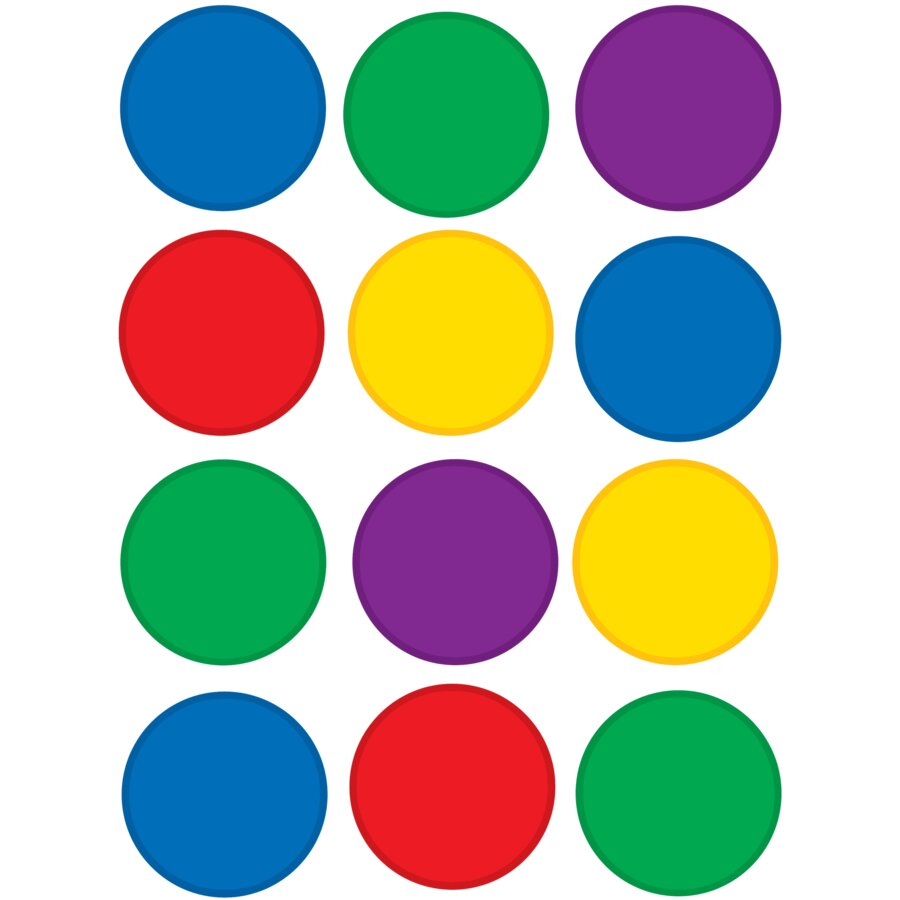
#> input picture img/circles.jpg, 900 x 900 px
$ python main.py
#> lines starting #> are read from the running program, lines starting #| are printed output that depends on the picture; after the words box and inside, x2 and y2 are one past the last pixel; in counts of white or black regions, pixels touching at a corner belong together
import cv2
import numpy as np
import matplotlib.pyplot as plt
from collections import defaultdict

# Try to import scipy for faster processing, fallback if not available
try:
    from scipy.ndimage import maximum_filter
    HAS_SCIPY = True
except ImportError:
    HAS_SCIPY = False
    print("scipy not available, using fallback methods")

def canny_edge_detection(image, low_threshold=50, high_threshold=150, scale_factor=1.0):
    """
    Apply Canny edge detection to the image with optional downscaling for speed
    """
    # Convert to grayscale if needed
    if len(image.shape) == 3:
        gray = cv2.cvtColor(image, cv2.COLOR_BGR2GRAY)
    else:
        gray = image.copy()

    # Optionally downscale for faster processing
    if scale_factor != 1.0:
        new_width = int(gray.shape[1] * scale_factor)
        new_height = int(gray.shape[0] * scale_factor)
        gray = cv2.resize(gray, (new_width, new_height))

    # Apply Gaussian blur to reduce noise
    blurred = cv2.GaussianBlur(gray, (5, 5), 1.4)

    # Apply Canny edge detection
    edges = cv2.Canny(blurred, low_threshold, high_threshold)

    # Scale back up if we downscaled
    if scale_factor != 1.0:
        original_height, original_width = image.shape[:2]
        edges = cv2.resize(edges, (original_width, original_height))

    return edges

def hough_circle_transform(edges, min_radius, max_radius, threshold=100):
    """
    Implement Hough Circle Transform from scratch (optimized version)

    Args:
        edges: Binary edge image
        min_radius: Minimum circle radius to detect
        max_radius: Maximum circle radius to detect
        threshold: Minimum votes needed to consider a circle

    Returns:
        List of detected circles as (x, y, radius, votes)
    """
    height, width = edges.shape

    # Create accumulator space for each radius (use smaller steps for better accuracy)
    radius_step = 1 # Smaller steps for better detection
    radii_to_check = list(range(min_radius, max_radius + 1, radius_step))

    accumulators = {}
    for r in radii_to_check:
        accumulators[r] = np.zeros((height, width), dtype=np.int32)

    # Find edge pixels
    edge_pixels = np.where(edges > 0)
    edge_y, edge_x = edge_pixels

    print(f"Found {len(edge_x)} edge pixels")
    print(f"Checking radii: {radii_to_check}")

    # Pre-calculate angles for efficiency (use more angles for better accuracy)
    num_angles = 48
    angles = np.linspace(0, 2 * np.pi, num_angles, endpoint=False)
    cos_angles = np.cos(angles)
    sin_angles = np.sin(angles)

    # Subsample edge pixels for speed but not too aggressively
    step = max(1, len(edge_x) // 20000)  # Use more edge pixels for better accuracy
    edge_x_sub = edge_x[::step]
    edge_y_sub = edge_y[::step]

    print(f"Using {len(edge_x_sub)} subsampled edge pixels (step={step})")

    # For each edge pixel, vote for possible circle centers
    for x, y in zip(edge_x_sub, edge_y_sub):
        # For each possible radius
        for r in radii_to_check:
            # Calculate possible center coordinates using pre-calculated angles
            center_x = x - r * cos_angles
            center_y = y - r * sin_angles

            # Convert to integers and check bounds
            center_x_int = center_x.astype(int)
            center_y_int = center_y.astype(int)

            # Vectorized bounds checking
            valid_mask = ((center_x_int >= 0) & (center_x_int < width) &
                         (center_y_int >= 0) & (center_y_int < height))

            # Add votes for valid centers
            valid_x = center_x_int[valid_mask]
            valid_y = center_y_int[valid_mask]

            for cx, cy in zip(valid_x, valid_y):
                accumulators[r][cy, cx] += 1


    # Find circles by looking for peaks in accumulator space
    circles = []

    for r in radii_to_check:
        acc = accumulators[r]
        max_votes = np.max(acc)
        print(f"Radius {r}: max votes = {max_votes}")

        # Find peaks above threshold using a more efficient method
        # Apply a simple maximum filter for faster peak detection
        if HAS_SCIPY:
            # Use scipy if available for faster processing
            local_maxima = maximum_filter(acc, size=max(3, r//20)) == acc
            peaks = np.where((acc >= threshold) & local_maxima)
        else:
            # Fallback to manual method if scipy not available
            peaks = np.where(acc >= threshold)

        peak_y, peak_x = peaks

        for x, y in zip(peak_x, peak_y):
            votes = acc[y, x]

            # Quick local maximum check (smaller neighborhood for speed)
            neighborhood_size = max(3, r // 20)

            # Check if this is a local maximum in a smaller neighborhood
            y_min = max(0, y - neighborhood_size)
            y_max = min(height, y + neighborhood_size + 1)
            x_min = max(0, x - neighborhood_size)
            x_max = min(width, x + neighborhood_size + 1)

            local_region = acc[y_min:y_max, x_min:x_max]

            if votes == np.max(local_region):
                circles.append((x, y, r, votes))

    # Sort circles by number of votes (confidence)
    circles.sort(key=lambda c: c[3], reverse=True)

    print(f"Total circles found before filtering: {len(circles)}")
    for i, (x, y, r, votes) in enumerate(circles[:15]):  # Show top 15
        print(f"  Circle {i+1}: Center=({x}, {y}), Radius={r}, Votes={votes}")

    # Remove overlapping circles (non-maximum suppression) - more efficient
    filtered_circles = []
    for circle in circles:
        x, y, r, votes = circle

        # Check if this circle overlaps significantly with any already accepted circle
        is_unique = True
        for existing in filtered_circles:
            ex, ey, er, _ = existing
            distance = np.sqrt((x - ex)**2 + (y - ey)**2)

            # Make non-maximum suppression less aggressive for close circles
            if distance < max(r, er) * 0.5 and abs(r - er) < max(r, er) * 0.3 and (votes < float(threshold * (1.6))):
                is_unique = False
                break

        if is_unique:
            filtered_circles.append(circle)
            print(f"Accepted circle: Center=({x}, {y}), Radius={r}, Votes={votes}")
        else:
            print(f"Rejected circle: Center=({x}, {y}), Radius={r}, Votes={votes} (too close to existing)")

        # Increase limit to detect all circles in your image
        if len(filtered_circles) >= 15:  # Increased from 10 to 15
            break

    return filtered_circles

def draw_circles(image, circles, color=(0, 255, 0), thickness=3):
    """
    Draw detected circles on the image
    """
    result = image.copy()

    for i, (x, y, r, votes) in enumerate(circles):
        # Draw circle
        cv2.circle(result, (x, y), r, color, thickness)
        # Draw center point
        cv2.circle(result, (x, y), 3, (0, 0, 255), -1)
        # Add text with circle info
        text = f"R={r}, V={votes}"
        cv2.putText(result, text, (x - 50, y - r - 10),
                   cv2.FONT_HERSHEY_SIMPLEX, 0.5, (255, 255, 255), 1)

    return result

def main():
    # Load the image
    img_name = "circles.jpg"
    image_path = f"img/{img_name}"
    image = cv2.imread(image_path)
#> image is the input picture: shape (900, 900, 3); mean B, G, R 175.8, 186, 179.5

    if image is None:
        print(f"Error: Could not load image from {image_path}")
        return

    print(f"Loaded image with shape: {image.shape}")
#| Loaded image with shape: (900, 900, 3)

    # Apply edge detection without downscaling to maintain accuracy
    print("Applying edge detection...")
    edges = canny_edge_detection(image, low_threshold=10, high_threshold=140)  # Lower thresholds for better edge detection
#> in canny_edge_detection, `gray = cv2.cvtColor(image, cv2.COLOR_BGR2GRAY)`:
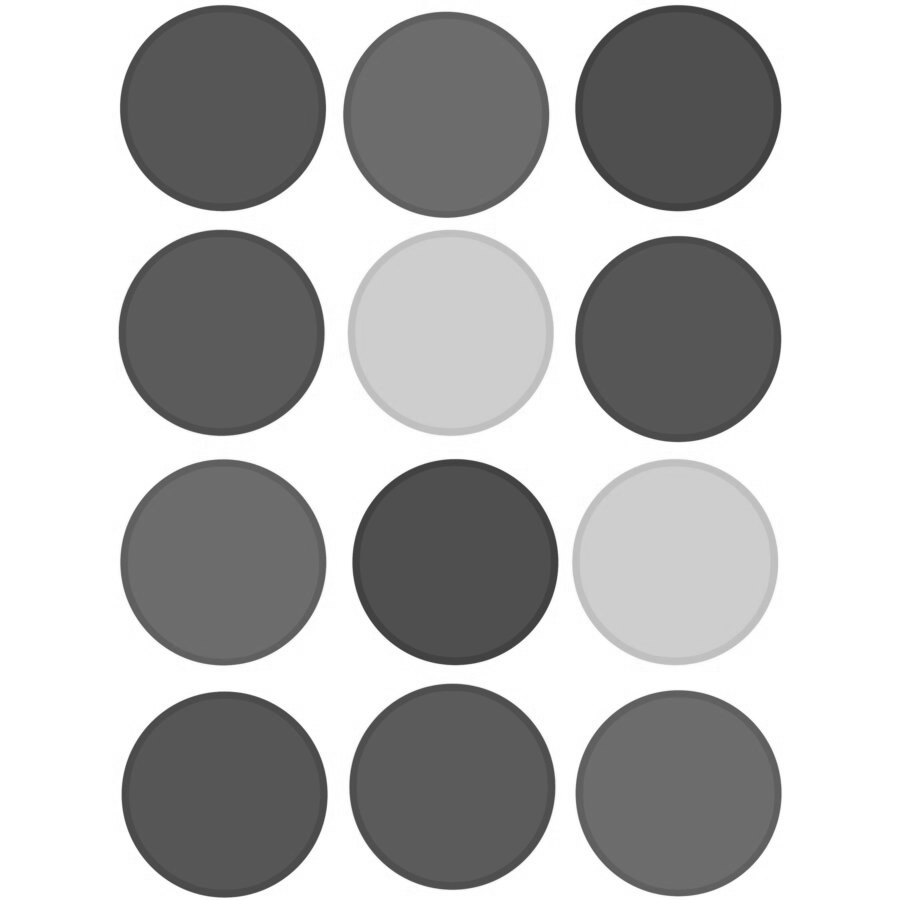
#> gray: shape (900, 900); min 52, max 255, mean 183
#> in canny_edge_detection, `edges = cv2.Canny(blurred, low_threshold, high_threshold)`:
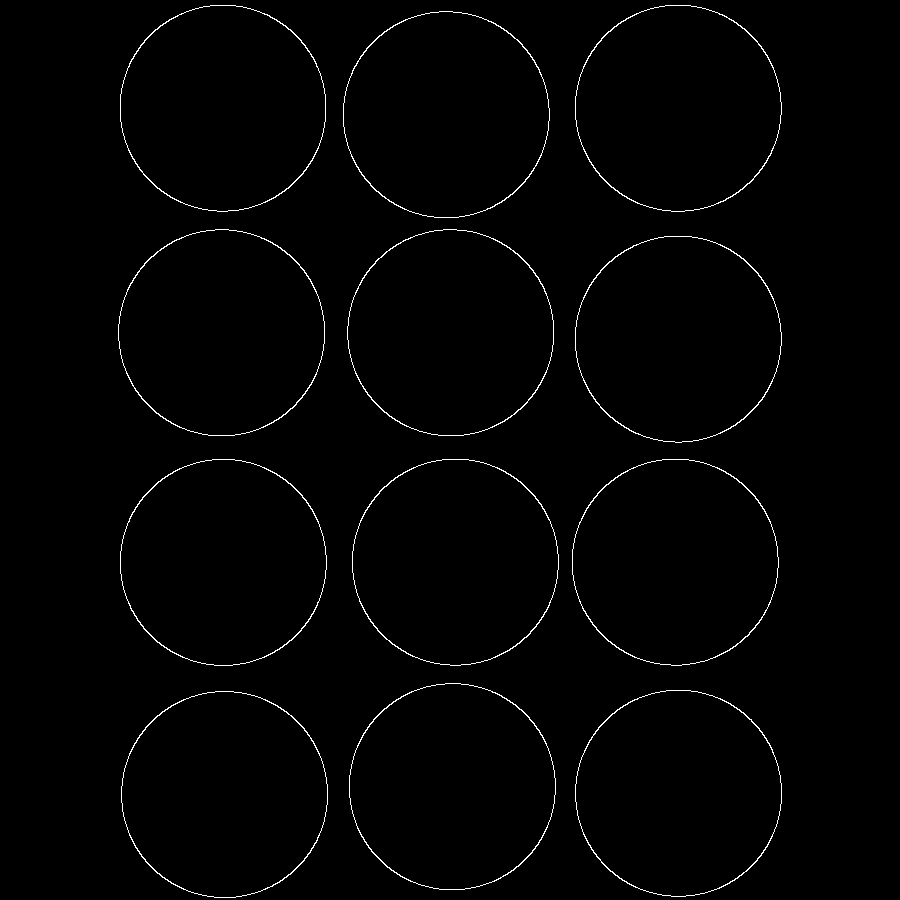
#> edges: shape (900, 900); 1.1% white in thin lines or dots, all inside (x1, y1, x2, y2) = (118, 5, 782, 898)

    # Parameters for circle detection
    #circulos
    min_radius = 95
    max_radius = 105
    threshold = 10

    # [24 lines of commented-out code are left out]

    print(f"Detecting circles with radius {min_radius}-{max_radius}px...")

    # Apply Hough Circle Transform
    circles = hough_circle_transform(edges, min_radius, max_radius, threshold)
#> in hough_circle_transform, `edge_pixels = np.where(edges > 0)`: edge_pixels = 9069 positions, rows 5 to 897, columns 118 to 781
#> in hough_circle_transform, `edge_y, edge_x = edge_pixels`: edge_y = 9069 values from 5 to 897; edge_x = 9069 values, max 781 at index 1086, min 118 at index 3332, mean 450.1
#| Found 9069 edge pixels
#> in hough_circle_transform, `step = max(1, len(edge_x) // 20000)`: step = 1
#> in hough_circle_transform, `edge_x_sub = edge_x[::step]`: edge_x_sub has the same summary as edge_x
#> in hough_circle_transform, `edge_y_sub = edge_y[::step]`: edge_y_sub = 9069 values from 5 to 897
#| Using 9069 subsampled edge pixels (step=1)
#> the loop in hough_circle_transform, `for x, y in zip(edge_x_sub, edge_y_sub):` made 9069 passes
#> (x, y) on passes 1 to 3: (210, 5), (211, 5), (212, 5)
#> after the loop in hough_circle_transform, `for x, y in zip(edge_x_sub, edge_y_sub):`: accumulators = 11 items
#> the loop in hough_circle_transform, `for r in radii_to_check:` made 11 passes
#> (max_votes, peaks, peak_y, peak_x) on pass 3: (10, 10 positions, rows 326 to 797, columns 218 to 681, [326, 333, 780, 780, 788, 790, 791, 795, 796, 797], [223, 681, 448, 449, 221, 218, 218, 672, 218, 218])
#> (printed output is left out)
#> pass 1, in hough_circle_transform, `local_maxima = maximum_filter(acc, size=max(3, r//20)) == acc`:
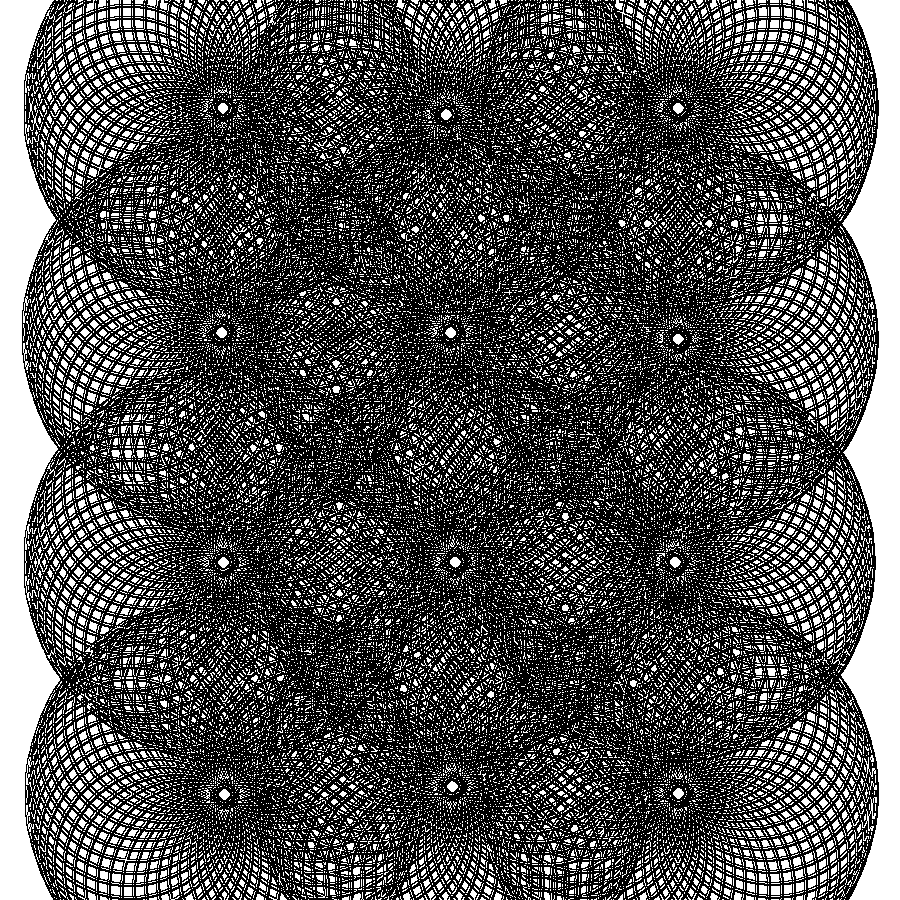
#> local_maxima: shape (900, 900) bool; 31.6% white; 42628 white regions (41046 under 20 px), largest, box (x1, y1, x2, y2) and area: (0, 0, 60, 900) 30637, (841, 0, 900, 900) 29887, (25, 98, 43, 144) 161
#> after the loop in hough_circle_transform, `for r in radii_to_check:`:
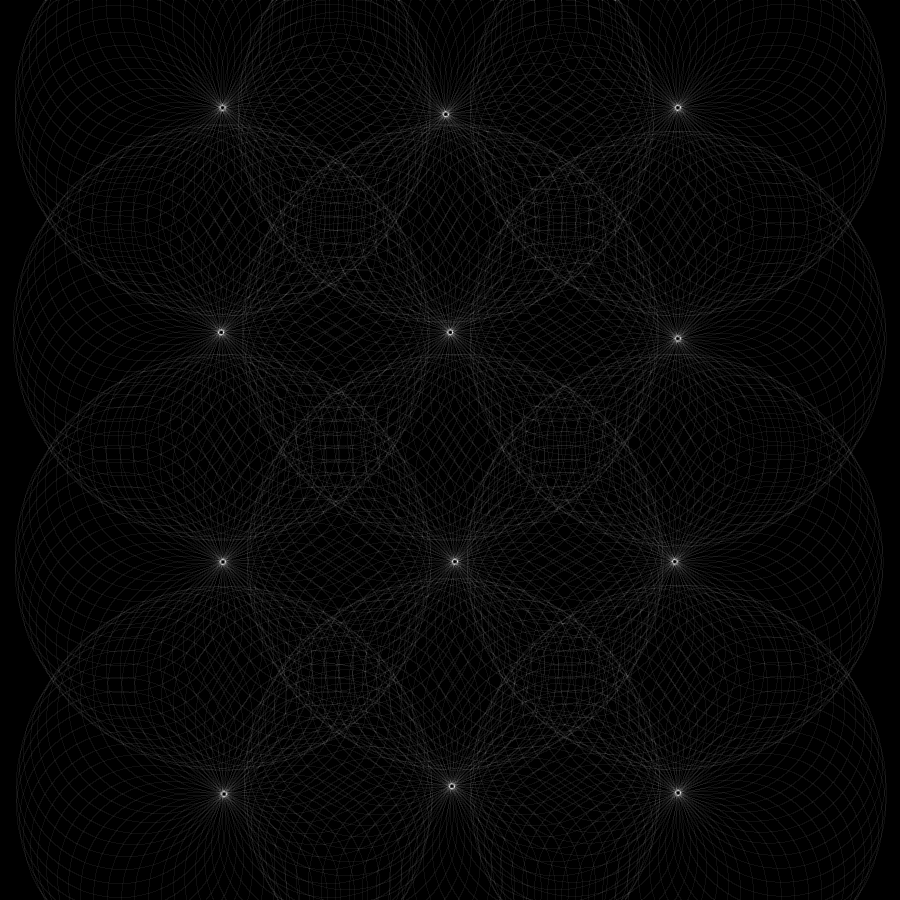
#> acc: shape (900, 900) int32; min 0, max 17, mean 0.49; drawn with min black and max white
#> after the loop in hough_circle_transform, `for r in radii_to_check:`: circles = 227 items, first 6: (443, 335, 96, 10), (217, 797, 96, 10), (223, 326, 97, 10), (681, 333, 97, 10), (448, 780, 97, 10), (449, 780, 97, 10)
#| Total circles found before filtering: 227
#> the loop in hough_circle_transform, `for i, (x, y, r, votes) in enumerate(circles[:15]):` made 15 passes
#> (x, y, r, votes) on passes 1 to 8: (222, 107, 103, 41), (450, 332, 103, 41), (221, 332, 103, 39), (677, 338, 103, 39), (674, 561, 103, 39), (445, 114, 103, 38), (454, 561, 103, 38), (677, 107, 103, 36)
#> (printed output is left out)
#> the loop in hough_circle_transform, `for circle in circles:` made 15 passes
#> (printed output is left out)
#> after the loop in hough_circle_transform, `for circle in circles:`: filtered_circles = 15 items, first 6: (222, 107, 103, 41), (450, 332, 103, 41), (221, 332, 103, 39), (677, 338, 103, 39), (674, 561, 103, 39), (445, 114, 103, 38)
#> circles has the same summary as filtered_circles in hough_circle_transform

    print(f"Detected {len(circles)} circles")
#| Detected 15 circles

    # If no circles detected, try with lower threshold
    if len(circles) == 0:
        print("No circles detected, trying with lower threshold...")
        circles = hough_circle_transform(edges, min_radius, max_radius, threshold//2)
        print(f"Detected {len(circles)} circles with lower threshold")

    # Print details of detected circles
    for i, (x, y, r, votes) in enumerate(circles):
        print(f"Circle {i+1}: Center=({x}, {y}), Radius={r}, Votes={votes}")
#> this loop made 15 passes
#> (printed output is left out)

    # Draw circles on the original image
    result = draw_circles(image, circles)
#> the loop in draw_circles, `for i, (x, y, r, votes) in enumerate(circles):` made 15 passes
#> after the loop in draw_circles, `for i, (x, y, r, votes) in enumerate(circles):`:
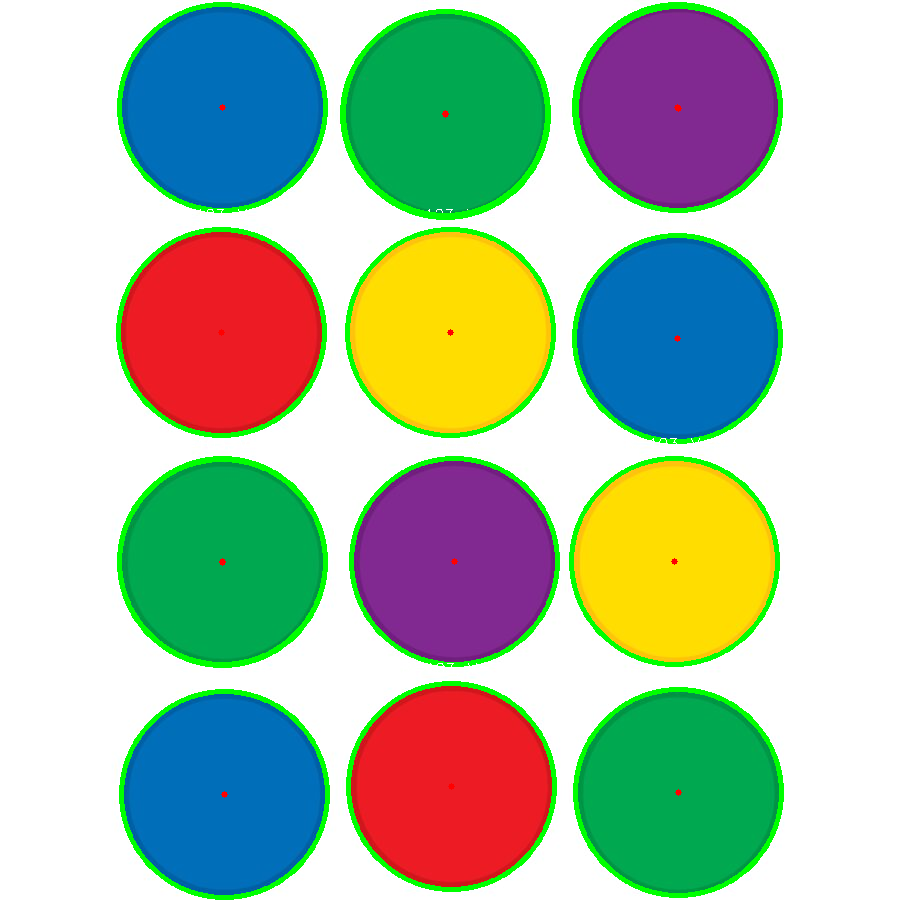
#> result: shape (900, 900, 3); 5.09% of pixels changed, all inside (x1, y1, x2, y2) = (116, 0, 784, 900)

    # Display results
    plt.figure(figsize=(15, 5))

    # Original image
    plt.subplot(1, 3, 1)
    plt.imshow(cv2.cvtColor(image, cv2.COLOR_BGR2RGB))
    plt.title("Original Image")
    plt.axis('off')

    # Edge detection result
    plt.subplot(1, 3, 2)
    plt.imshow(edges, cmap='gray')
    plt.title("Edge Detection")
    plt.axis('off')

    # Final result with detected circles
    plt.subplot(1, 3, 3)
    plt.imshow(cv2.cvtColor(result, cv2.COLOR_BGR2RGB))
    plt.title(f"Detected Circles ({len(circles)} found)")
    plt.axis('off')

    plt.tight_layout()
    plt.show()
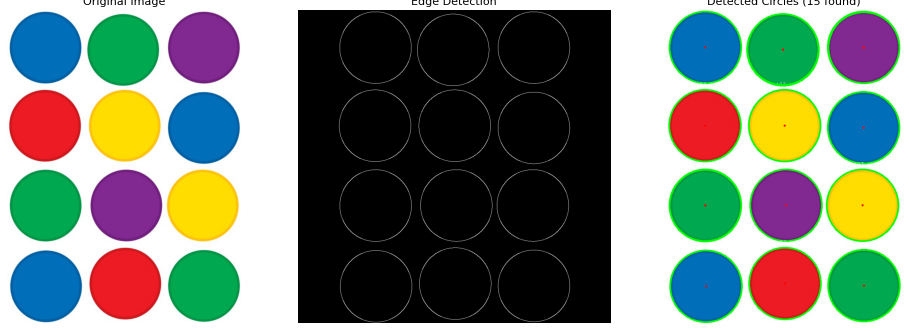
#> figure drawn by matplotlib, 3 panels

    # Also save the result
    output_path = f"results/{img_name}"
    cv2.imwrite(output_path, result)
    print(f"Result saved to {output_path}")

if __name__ == "__main__":
    main()
